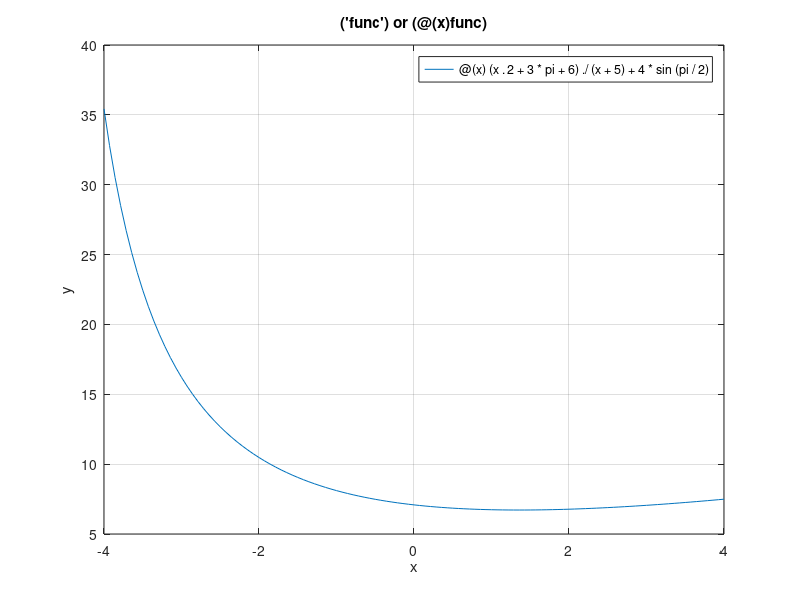

Source code (MATLAB):
clc; clear;

fplot(@(x)(x.^2+3*pi+6)./(x+5)+4*sin(pi/2), [-4, 4]);
title("('func') or (@(x)func)");
xlabel('x'); ylabel('y');
grid on;
